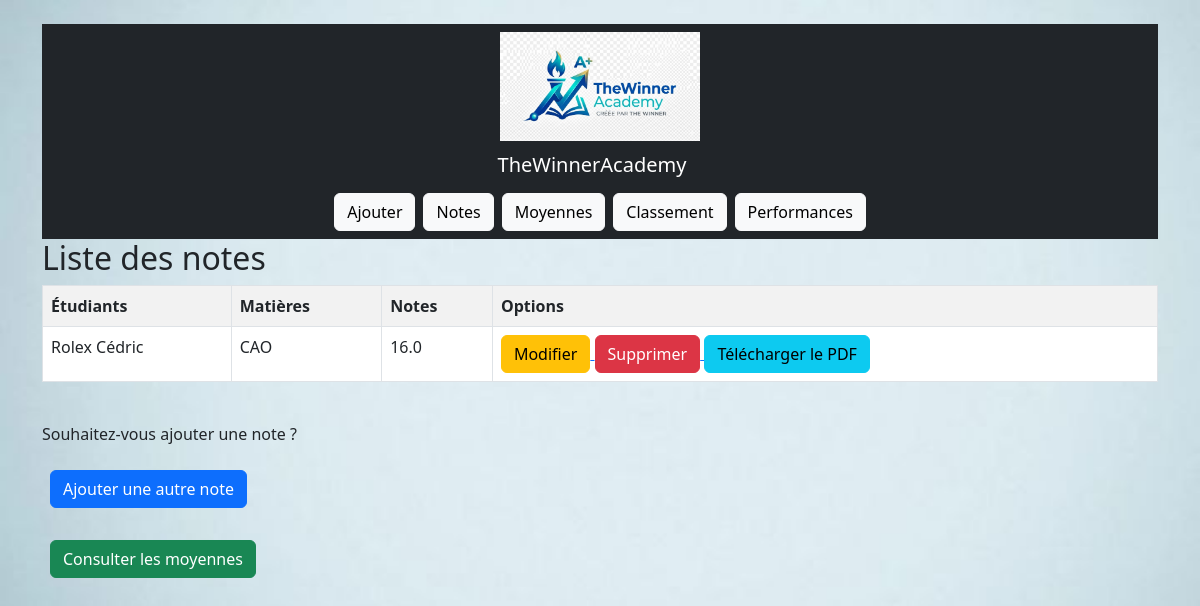
/notes (signed in), run on an earlier commit of the app's database.
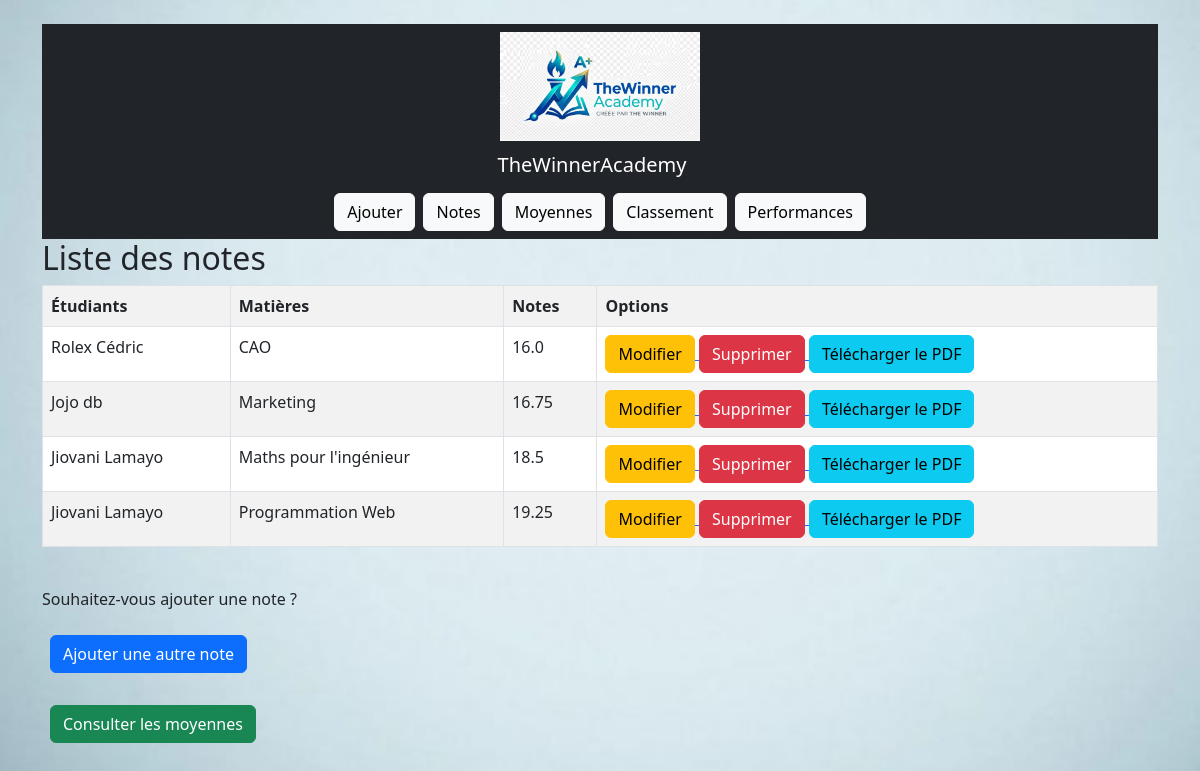
And on a later commit of the database.
### models/note.py (models this page shows)
class Note(db.Model):
    id= db.Column(db.Integer, primary_key=True)
    subject= db.Column(db.String(100), nullable=False)
    score= db.Column(db.Float, nullable=False)
    student_id= db.Column(db.Integer, db.ForeignKey('student.id'))
    student= db.relationship('Student', backref='notes')

### models/student.py (models this page shows, shortened)
class Student(db.Model):
    id= db.Column(db.Integer, primary_key=True)
    name= db.Column(db.String(100), nullable=False)
    user_id = db.Column(db.Integer, db.ForeignKey('user.id'))

### controllers/note_controller.py (the view)
@login_required
def list_notes():
    if current_user.role == 'admin':
        notes= Note.query.all()
    else:
        student= Student.query.filter_by(name= current_user.username).first()
        if student:
            notes= student.notes
        else:
            notes= []
    return render_template('notes.html', notes= notes)

### app.py (called while the page is built)
@login_manager.user_loader
def load_user(user_id):
    return User.query.get(int(user_id))

### templates/notes.html (shortened to what this page needs)
<!DOCTYPE html>
<html>
<head>
    <link href="https://cdn.jsdelivr.net/npm/bootstrap@5.3.0/dist/css/bootstrap.min.css" rel="stylesheet">
</head>
<body class="container mt-4">
    {% include 'navbar.html' %}
    <h2>Liste des notes</h2>
    <table class="table table-striped table-bordered">
        <tr>
            <th>Étudiants</th>
            <th>Matières</th>
            <th>Notes</th>
            <th>Options</th>
        </tr>
        {% for note in notes %}
        <tr>
            <td>{{ note.student.name }}</td>
            <td>{{ note.subject }}</td>
            <td>{{ note.score }}</td>
            <td>
                {% if current_user.role == 'admin' %}
                <a href="/edit-note/{{ note.id }}">
                    <button class="btn btn-warning">Modifier</button>
                </a>
                <a href="/delete-note/{{ note.id }}">
                    <button class="btn btn-danger">Supprimer</button>
                </a>
                {% endif %}
                <a href="/pdf/{{ note.student.id }}">
                    <button class="btn btn-info">Télécharger le PDF</button>
                </a>
            </td>
        </tr>
        {% endfor %}
    </table>
    <br>
    {% if current_user.role == 'admin' %}
    <p>Souhaitez-vous ajouter une note ?</p>
    <a href="/add-note" class="btn btn-primary m-2"> Ajouter une autre note </a>
    <br>
    <a href="/averages" class="btn btn-success m-2"> Consulter les moyennes </a>
    {% endif %}
</body>
</html>

What changed in the data, as far as the page shows it:
added Note: student.name "Jojo db", subject "Marketing", score "16.75"
added Note: student.name "Jiovani Lamayo", subject "Maths pour l'ingénieur", score "18.5"
added Note: student.name "Jiovani Lamayo", subject "Programmation Web", score "19.25"
